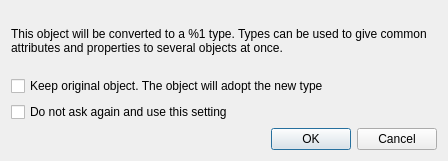
<?xml version="1.0" encoding="UTF-8"?>
<ui version="4.0">
 <class>Dialog</class>
 <widget class="QDialog" name="Dialog">
  <property name="geometry">
   <rect>
    <x>0</x>
    <y>0</y>
    <width>448</width>
    <height>161</height>
   </rect>
  </property>
  <property name="windowTitle">
   <string>Convert to Iauracad Type</string>
  </property>
  <layout class="QVBoxLayout" name="verticalLayout">
   <item>
    <widget class="QLabel" name="label">
     <property name="sizePolicy">
      <sizepolicy hsizetype="Preferred" vsizetype="Preferred">
       <horstretch>0</horstretch>
       <verstretch>0</verstretch>
      </sizepolicy>
     </property>
     <property name="text">
      <string>This object will be converted to a %1 type. Types can be used to give common attributes and properties to several objects at once.</string>
     </property>
     <property name="wordWrap">
      <bool>true</bool>
     </property>
    </widget>
   </item>
   <item>
    <widget class="QCheckBox" name="checkKeepObject">
     <property name="text">
      <string>Keep original object. The object will adopt the new type</string>
     </property>
    </widget>
   </item>
   <item>
    <widget class="QCheckBox" name="checkDoNotAskAgain">
     <property name="text">
      <string>Do not ask again and use this setting</string>
     </property>
    </widget>
   </item>
   <item>
    <widget class="QDialogButtonBox" name="buttonBox">
     <property name="orientation">
      <enum>Qt::Horizontal</enum>
     </property>
     <property name="standardButtons">
      <set>QDialogButtonBox::Cancel|QDialogButtonBox::Ok</set>
     </property>
    </widget>
   </item>
  </layout>
 </widget>
 <resources/>
 <connections>
  <connection>
   <sender>buttonBox</sender>
   <signal>accepted()</signal>
   <receiver>Dialog</receiver>
   <slot>accept()</slot>
   <hints>
    <hint type="sourcelabel">
     <x>248</x>
     <y>254</y>
    </hint>
    <hint type="destinationlabel">
     <x>157</x>
     <y>274</y>
    </hint>
   </hints>
  </connection>
  <connection>
   <sender>buttonBox</sender>
   <signal>rejected()</signal>
   <receiver>Dialog</receiver>
   <slot>reject()</slot>
   <hints>
    <hint type="sourcelabel">
     <x>316</x>
     <y>260</y>
    </hint>
    <hint type="destinationlabel">
     <x>286</x>
     <y>274</y>
    </hint>
   </hints>
  </connection>
 </connections>
</ui>
